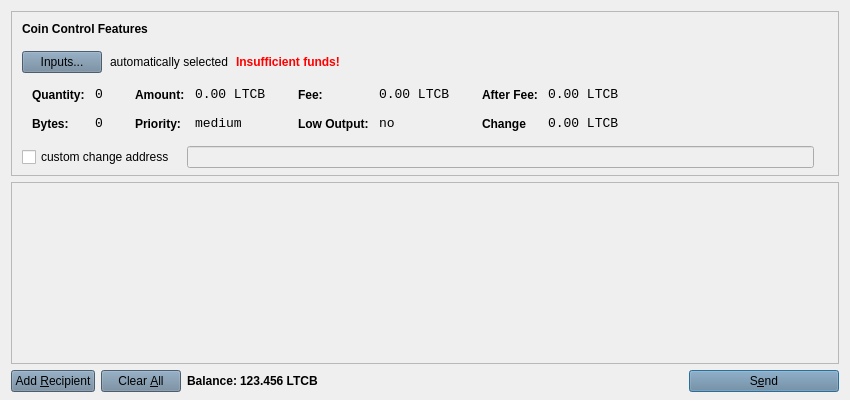
<?xml version="1.0" encoding="UTF-8"?>
<ui version="4.0">
 <class>SendCoinsDialog</class>
 <widget class="QDialog" name="SendCoinsDialog">
  <property name="geometry">
   <rect>
    <x>0</x>
    <y>0</y>
    <width>850</width>
    <height>400</height>
   </rect>
  </property>
  <property name="windowTitle">
   <string>Send Coins</string>
  </property>
  <property name="styleSheet">
   <string notr="true">background-image: url(:/images/bkg);</string>
  </property>
  <layout class="QVBoxLayout" name="verticalLayout" stretch="0,1,0">
   <property name="bottomMargin">
    <number>8</number>
   </property>
   <item>
    <widget class="QFrame" name="frameCoinControl">
     <property name="sizePolicy">
      <sizepolicy hsizetype="Expanding" vsizetype="Expanding">
       <horstretch>0</horstretch>
       <verstretch>0</verstretch>
      </sizepolicy>
     </property>
     <property name="maximumSize">
      <size>
       <width>16777215</width>
       <height>16777215</height>
      </size>
     </property>
     <property name="frameShape">
      <enum>QFrame::StyledPanel</enum>
     </property>
     <property name="frameShadow">
      <enum>QFrame::Sunken</enum>
     </property>
     <layout class="QVBoxLayout" name="verticalLayoutCoinControl2">
      <property name="spacing">
       <number>6</number>
      </property>
      <property name="leftMargin">
       <number>0</number>
      </property>
      <property name="topMargin">
       <number>0</number>
      </property>
      <property name="rightMargin">
       <number>0</number>
      </property>
      <property name="bottomMargin">
       <number>6</number>
      </property>
      <item>
       <layout class="QVBoxLayout" name="verticalLayoutCoinControl" stretch="0,0,0,0,1">
        <property name="spacing">
         <number>0</number>
        </property>
        <property name="leftMargin">
         <number>10</number>
        </property>
        <property name="topMargin">
         <number>10</number>
        </property>
        <item>
         <layout class="QHBoxLayout" name="horizontalLayoutCoinControl1">
          <property name="bottomMargin">
           <number>15</number>
          </property>
          <item>
           <widget class="QLabel" name="labelCoinControlFeatures">
            <property name="sizePolicy">
             <sizepolicy hsizetype="Preferred" vsizetype="Maximum">
              <horstretch>0</horstretch>
              <verstretch>0</verstretch>
             </sizepolicy>
            </property>
            <property name="font">
             <font>
              <weight>75</weight>
              <bold>true</bold>
             </font>
            </property>
            <property name="styleSheet">
             <string notr="true">font-weight:bold;</string>
            </property>
            <property name="text">
             <string>Coin Control Features</string>
            </property>
           </widget>
          </item>
         </layout>
        </item>
        <item>
         <layout class="QHBoxLayout" name="horizontalLayoutCoinControl2" stretch="0,0,0,0">
          <property name="spacing">
           <number>8</number>
          </property>
          <property name="bottomMargin">
           <number>10</number>
          </property>
          <item>
           <widget class="QPushButton" name="pushButtonCoinControl">
            <property name="styleSheet">
             <string notr="true">background-color: rgb(106, 131, 154);
background-image: url(:/images/bgbfree);</string>
            </property>
            <property name="text">
             <string>Inputs...</string>
            </property>
           </widget>
          </item>
          <item>
           <widget class="QLabel" name="labelCoinControlAutomaticallySelected">
            <property name="styleSheet">
             <string notr="true">background-image: url(:/images/bgbfree);</string>
            </property>
            <property name="text">
             <string>automatically selected</string>
            </property>
            <property name="margin">
             <number>5</number>
            </property>
           </widget>
          </item>
          <item>
           <widget class="QLabel" name="labelCoinControlInsuffFunds">
            <property name="font">
             <font>
              <weight>75</weight>
              <bold>true</bold>
             </font>
            </property>
            <property name="styleSheet">
             <string notr="true">color:red;font-weight:bold;
background-image: url(:/images/bgbfree);</string>
            </property>
            <property name="text">
             <string>Insufficient funds!</string>
            </property>
            <property name="margin">
             <number>5</number>
            </property>
           </widget>
          </item>
          <item>
           <spacer name="horizontalSpacerCoinControl">
            <property name="orientation">
             <enum>Qt::Horizontal</enum>
            </property>
            <property name="sizeHint" stdset="0">
             <size>
              <width>40</width>
              <height>1</height>
             </size>
            </property>
           </spacer>
          </item>
         </layout>
        </item>
        <item>
         <widget class="QWidget" name="widgetCoinControl" native="true">
          <property name="sizePolicy">
           <sizepolicy hsizetype="Preferred" vsizetype="Preferred">
            <horstretch>0</horstretch>
            <verstretch>0</verstretch>
           </sizepolicy>
          </property>
          <property name="minimumSize">
           <size>
            <width>0</width>
            <height>0</height>
           </size>
          </property>
          <property name="styleSheet">
           <string notr="true"/>
          </property>
          <layout class="QHBoxLayout" name="horizontalLayoutCoinControl5">
           <property name="leftMargin">
            <number>0</number>
           </property>
           <property name="topMargin">
            <number>0</number>
           </property>
           <property name="rightMargin">
            <number>0</number>
           </property>
           <property name="bottomMargin">
            <number>0</number>
           </property>
           <item>
            <layout class="QHBoxLayout" name="horizontalLayoutCoinControl3" stretch="0,0,0,1">
             <property name="spacing">
              <number>20</number>
             </property>
             <property name="topMargin">
              <number>0</number>
             </property>
             <property name="bottomMargin">
              <number>10</number>
             </property>
             <item>
              <layout class="QFormLayout" name="formLayoutCoinControl1">
               <property name="horizontalSpacing">
                <number>10</number>
               </property>
               <property name="verticalSpacing">
                <number>14</number>
               </property>
               <property name="leftMargin">
                <number>10</number>
               </property>
               <property name="topMargin">
                <number>4</number>
               </property>
               <property name="rightMargin">
                <number>6</number>
               </property>
               <item row="0" column="0">
                <widget class="QLabel" name="labelCoinControlQuantityText">
                 <property name="styleSheet">
                  <string notr="true">font-weight:bold;</string>
                 </property>
                 <property name="text">
                  <string>Quantity:</string>
                 </property>
                 <property name="margin">
                  <number>0</number>
                 </property>
                </widget>
               </item>
               <item row="0" column="1">
                <widget class="QLabel" name="labelCoinControlQuantity">
                 <property name="font">
                  <font>
                   <family>Monospace</family>
                   <pointsize>10</pointsize>
                  </font>
                 </property>
                 <property name="cursor">
                  <cursorShape>IBeamCursor</cursorShape>
                 </property>
                 <property name="contextMenuPolicy">
                  <enum>Qt::ActionsContextMenu</enum>
                 </property>
                 <property name="styleSheet">
                  <string notr="true">background-image: url(:/images/bgbfree);</string>
                 </property>
                 <property name="text">
                  <string>0</string>
                 </property>
                 <property name="margin">
                  <number>0</number>
                 </property>
                 <property name="textInteractionFlags">
                  <set>Qt::LinksAccessibleByMouse|Qt::TextSelectableByKeyboard|Qt::TextSelectableByMouse</set>
                 </property>
                </widget>
               </item>
               <item row="1" column="0">
                <widget class="QLabel" name="labelCoinControlBytesText">
                 <property name="styleSheet">
                  <string notr="true">font-weight:bold;
background-image: url(:/images/bgbfree);</string>
                 </property>
                 <property name="text">
                  <string>Bytes:</string>
                 </property>
                </widget>
               </item>
               <item row="1" column="1">
                <widget class="QLabel" name="labelCoinControlBytes">
                 <property name="font">
                  <font>
                   <family>Monospace</family>
                   <pointsize>10</pointsize>
                  </font>
                 </property>
                 <property name="cursor">
                  <cursorShape>IBeamCursor</cursorShape>
                 </property>
                 <property name="contextMenuPolicy">
                  <enum>Qt::ActionsContextMenu</enum>
                 </property>
                 <property name="styleSheet">
                  <string notr="true">background-image: url(:/images/bgbfree);</string>
                 </property>
                 <property name="text">
                  <string>0</string>
                 </property>
                 <property name="textInteractionFlags">
                  <set>Qt::LinksAccessibleByMouse|Qt::TextSelectableByKeyboard|Qt::TextSelectableByMouse</set>
                 </property>
                </widget>
               </item>
              </layout>
             </item>
             <item>
              <layout class="QFormLayout" name="formLayoutCoinControl2">
               <property name="horizontalSpacing">
                <number>10</number>
               </property>
               <property name="verticalSpacing">
                <number>14</number>
               </property>
               <property name="leftMargin">
                <number>6</number>
               </property>
               <property name="topMargin">
                <number>4</number>
               </property>
               <property name="rightMargin">
                <number>6</number>
               </property>
               <item row="0" column="0">
                <widget class="QLabel" name="labelCoinControlAmountText">
                 <property name="styleSheet">
                  <string notr="true">font-weight:bold;
background-image: url(:/images/bgbfree);</string>
                 </property>
                 <property name="text">
                  <string>Amount:</string>
                 </property>
                 <property name="margin">
                  <number>0</number>
                 </property>
                </widget>
               </item>
               <item row="0" column="1">
                <widget class="QLabel" name="labelCoinControlAmount">
                 <property name="font">
                  <font>
                   <family>Monospace</family>
                   <pointsize>10</pointsize>
                  </font>
                 </property>
                 <property name="cursor">
                  <cursorShape>IBeamCursor</cursorShape>
                 </property>
                 <property name="contextMenuPolicy">
                  <enum>Qt::ActionsContextMenu</enum>
                 </property>
                 <property name="styleSheet">
                  <string notr="true">background-image: url(:/images/bgbfree);</string>
                 </property>
                 <property name="text">
                  <string>0.00 LTCB</string>
                 </property>
                 <property name="textInteractionFlags">
                  <set>Qt::LinksAccessibleByMouse|Qt::TextSelectableByKeyboard|Qt::TextSelectableByMouse</set>
                 </property>
                </widget>
               </item>
               <item row="1" column="0">
                <widget class="QLabel" name="labelCoinControlPriorityText">
                 <property name="styleSheet">
                  <string notr="true">font-weight:bold;
background-image: url(:/images/bgbfree);</string>
                 </property>
                 <property name="text">
                  <string>Priority:</string>
                 </property>
                </widget>
               </item>
               <item row="1" column="1">
                <widget class="QLabel" name="labelCoinControlPriority">
                 <property name="font">
                  <font>
                   <family>Monospace</family>
                   <pointsize>10</pointsize>
                  </font>
                 </property>
                 <property name="cursor">
                  <cursorShape>IBeamCursor</cursorShape>
                 </property>
                 <property name="contextMenuPolicy">
                  <enum>Qt::ActionsContextMenu</enum>
                 </property>
                 <property name="styleSheet">
                  <string notr="true">background-image: url(:/images/bgbfree);</string>
                 </property>
                 <property name="text">
                  <string>medium</string>
                 </property>
                 <property name="textInteractionFlags">
                  <set>Qt::LinksAccessibleByMouse|Qt::TextSelectableByKeyboard|Qt::TextSelectableByMouse</set>
                 </property>
                </widget>
               </item>
              </layout>
             </item>
             <item>
              <layout class="QFormLayout" name="formLayoutCoinControl3">
               <property name="horizontalSpacing">
                <number>10</number>
               </property>
               <property name="verticalSpacing">
                <number>14</number>
               </property>
               <property name="leftMargin">
                <number>6</number>
               </property>
               <property name="topMargin">
                <number>4</number>
               </property>
               <property name="rightMargin">
                <number>6</number>
               </property>
               <item row="0" column="0">
                <widget class="QLabel" name="labelCoinControlFeeText">
                 <property name="styleSheet">
                  <string notr="true">font-weight:bold;
background-image: url(:/images/bgbfree);</string>
                 </property>
                 <property name="text">
                  <string>Fee:</string>
                 </property>
                 <property name="margin">
                  <number>0</number>
                 </property>
                </widget>
               </item>
               <item row="0" column="1">
                <widget class="QLabel" name="labelCoinControlFee">
                 <property name="font">
                  <font>
                   <family>Monospace</family>
                   <pointsize>10</pointsize>
                  </font>
                 </property>
                 <property name="cursor">
                  <cursorShape>IBeamCursor</cursorShape>
                 </property>
                 <property name="contextMenuPolicy">
                  <enum>Qt::ActionsContextMenu</enum>
                 </property>
                 <property name="styleSheet">
                  <string notr="true">background-image: url(:/images/bgbfree);</string>
                 </property>
                 <property name="text">
                  <string>0.00 LTCB</string>
                 </property>
                 <property name="textInteractionFlags">
                  <set>Qt::LinksAccessibleByMouse|Qt::TextSelectableByKeyboard|Qt::TextSelectableByMouse</set>
                 </property>
                </widget>
               </item>
               <item row="1" column="0">
                <widget class="QLabel" name="labelCoinControlLowOutputText">
                 <property name="styleSheet">
                  <string notr="true">font-weight:bold;
background-image: url(:/images/bgbfree);</string>
                 </property>
                 <property name="text">
                  <string>Low Output:</string>
                 </property>
                </widget>
               </item>
               <item row="1" column="1">
                <widget class="QLabel" name="labelCoinControlLowOutput">
                 <property name="font">
                  <font>
                   <family>Monospace</family>
                   <pointsize>10</pointsize>
                  </font>
                 </property>
                 <property name="cursor">
                  <cursorShape>IBeamCursor</cursorShape>
                 </property>
                 <property name="contextMenuPolicy">
                  <enum>Qt::ActionsContextMenu</enum>
                 </property>
                 <property name="styleSheet">
                  <string notr="true">background-image: url(:/images/bgbfree);</string>
                 </property>
                 <property name="text">
                  <string>no</string>
                 </property>
                 <property name="textInteractionFlags">
                  <set>Qt::LinksAccessibleByMouse|Qt::TextSelectableByKeyboard|Qt::TextSelectableByMouse</set>
                 </property>
                </widget>
               </item>
              </layout>
             </item>
             <item>
              <layout class="QFormLayout" name="formLayoutCoinControl4">
               <property name="horizontalSpacing">
                <number>10</number>
               </property>
               <property name="verticalSpacing">
                <number>14</number>
               </property>
               <property name="leftMargin">
                <number>6</number>
               </property>
               <property name="topMargin">
                <number>4</number>
               </property>
               <property name="rightMargin">
                <number>6</number>
               </property>
               <item row="0" column="0">
                <widget class="QLabel" name="labelCoinControlAfterFeeText">
                 <property name="styleSheet">
                  <string notr="true">font-weight:bold;
background-image: url(:/images/bgbfree);</string>
                 </property>
                 <property name="text">
                  <string>After Fee:</string>
                 </property>
                 <property name="margin">
                  <number>0</number>
                 </property>
                </widget>
               </item>
               <item row="0" column="1">
                <widget class="QLabel" name="labelCoinControlAfterFee">
                 <property name="font">
                  <font>
                   <family>Monospace</family>
                   <pointsize>10</pointsize>
                  </font>
                 </property>
                 <property name="cursor">
                  <cursorShape>IBeamCursor</cursorShape>
                 </property>
                 <property name="contextMenuPolicy">
                  <enum>Qt::ActionsContextMenu</enum>
                 </property>
                 <property name="styleSheet">
                  <string notr="true">background-image: url(:/images/bgbfree);</string>
                 </property>
                 <property name="text">
                  <string>0.00 LTCB</string>
                 </property>
                 <property name="textInteractionFlags">
                  <set>Qt::LinksAccessibleByMouse|Qt::TextSelectableByKeyboard|Qt::TextSelectableByMouse</set>
                 </property>
                </widget>
               </item>
               <item row="1" column="0">
                <widget class="QLabel" name="labelCoinControlChangeText">
                 <property name="styleSheet">
                  <string notr="true">font-weight:bold;
background-image: url(:/images/bgbfree);</string>
                 </property>
                 <property name="text">
                  <string>Change</string>
                 </property>
                </widget>
               </item>
               <item row="1" column="1">
                <widget class="QLabel" name="labelCoinControlChange">
                 <property name="font">
                  <font>
                   <family>Monospace</family>
                   <pointsize>10</pointsize>
                  </font>
                 </property>
                 <property name="cursor">
                  <cursorShape>IBeamCursor</cursorShape>
                 </property>
                 <property name="contextMenuPolicy">
                  <enum>Qt::ActionsContextMenu</enum>
                 </property>
                 <property name="styleSheet">
                  <string notr="true">background-image: url(:/images/bgbfree);</string>
                 </property>
                 <property name="text">
                  <string>0.00 LTCB</string>
                 </property>
                 <property name="textInteractionFlags">
                  <set>Qt::LinksAccessibleByMouse|Qt::TextSelectableByKeyboard|Qt::TextSelectableByMouse</set>
                 </property>
                </widget>
               </item>
              </layout>
             </item>
            </layout>
           </item>
          </layout>
         </widget>
        </item>
        <item>
         <layout class="QHBoxLayout" name="horizontalLayoutCoinControl4" stretch="0,0,0">
          <property name="spacing">
           <number>12</number>
          </property>
          <property name="sizeConstraint">
           <enum>QLayout::SetDefaultConstraint</enum>
          </property>
          <property name="topMargin">
           <number>5</number>
          </property>
          <property name="rightMargin">
           <number>5</number>
          </property>
          <item>
           <widget class="QCheckBox" name="checkBoxCoinControlChange">
            <property name="styleSheet">
             <string notr="true">background-image: url(:/images/bgbfree);</string>
            </property>
            <property name="text">
             <string>custom change address</string>
            </property>
           </widget>
          </item>
          <item>
           <widget class="QLineEdit" name="lineEditCoinControlChange">
            <property name="enabled">
             <bool>false</bool>
            </property>
            <property name="sizePolicy">
             <sizepolicy hsizetype="Expanding" vsizetype="Fixed">
              <horstretch>0</horstretch>
              <verstretch>0</verstretch>
             </sizepolicy>
            </property>
            <property name="styleSheet">
             <string notr="true">background-image: url(:/images/gr);</string>
            </property>
           </widget>
          </item>
          <item>
           <widget class="QLabel" name="labelCoinControlChangeLabel">
            <property name="sizePolicy">
             <sizepolicy hsizetype="Preferred" vsizetype="Expanding">
              <horstretch>0</horstretch>
              <verstretch>0</verstretch>
             </sizepolicy>
            </property>
            <property name="minimumSize">
             <size>
              <width>0</width>
              <height>0</height>
             </size>
            </property>
            <property name="styleSheet">
             <string notr="true">background-image: url(:/images/bgbfree);</string>
            </property>
            <property name="text">
             <string/>
            </property>
            <property name="margin">
             <number>3</number>
            </property>
           </widget>
          </item>
         </layout>
        </item>
        <item>
         <spacer name="verticalSpacerCoinControl">
          <property name="orientation">
           <enum>Qt::Vertical</enum>
          </property>
          <property name="sizeHint" stdset="0">
           <size>
            <width>800</width>
            <height>1</height>
           </size>
          </property>
         </spacer>
        </item>
       </layout>
      </item>
     </layout>
    </widget>
   </item>
   <item>
    <widget class="QScrollArea" name="scrollArea">
     <property name="widgetResizable">
      <bool>true</bool>
     </property>
     <widget class="QWidget" name="scrollAreaWidgetContents">
      <property name="geometry">
       <rect>
        <x>0</x>
        <y>0</y>
        <width>830</width>
        <height>152</height>
       </rect>
      </property>
      <layout class="QVBoxLayout" name="verticalLayout_2">
       <property name="leftMargin">
        <number>0</number>
       </property>
       <property name="topMargin">
        <number>0</number>
       </property>
       <property name="rightMargin">
        <number>0</number>
       </property>
       <property name="bottomMargin">
        <number>0</number>
       </property>
       <item>
        <layout class="QVBoxLayout" name="entries">
         <property name="spacing">
          <number>6</number>
         </property>
        </layout>
       </item>
       <item>
        <spacer name="verticalSpacer">
         <property name="orientation">
          <enum>Qt::Vertical</enum>
         </property>
         <property name="sizeHint" stdset="0">
          <size>
           <width>20</width>
           <height>40</height>
          </size>
         </property>
        </spacer>
       </item>
      </layout>
     </widget>
    </widget>
   </item>
   <item>
    <layout class="QHBoxLayout" name="horizontalLayout">
     <item>
      <widget class="QPushButton" name="addButton">
       <property name="toolTip">
        <string>Send to multiple recipients at once</string>
       </property>
       <property name="styleSheet">
        <string notr="true">background-color: rgb(106, 131, 154);
background-image: url(:/images/bgbfree);</string>
       </property>
       <property name="text">
        <string>Add &amp;Recipient</string>
       </property>
       <property name="autoDefault">
        <bool>false</bool>
       </property>
      </widget>
     </item>
     <item>
      <widget class="QPushButton" name="clearButton">
       <property name="sizePolicy">
        <sizepolicy hsizetype="Minimum" vsizetype="Fixed">
         <horstretch>0</horstretch>
         <verstretch>0</verstretch>
        </sizepolicy>
       </property>
       <property name="toolTip">
        <string>Remove all transaction fields</string>
       </property>
       <property name="styleSheet">
        <string notr="true">background-color: rgb(106, 131, 154);
background-image: url(:/images/bgbfree);</string>
       </property>
       <property name="text">
        <string>Clear &amp;All</string>
       </property>
       <property name="autoRepeatDelay">
        <number>300</number>
       </property>
       <property name="autoDefault">
        <bool>false</bool>
       </property>
      </widget>
     </item>
     <item>
      <layout class="QHBoxLayout" name="horizontalLayout_2">
       <property name="spacing">
        <number>3</number>
       </property>
       <item>
        <widget class="QLabel" name="label">
         <property name="sizePolicy">
          <sizepolicy hsizetype="Preferred" vsizetype="Fixed">
           <horstretch>0</horstretch>
           <verstretch>0</verstretch>
          </sizepolicy>
         </property>
         <property name="font">
          <font>
           <weight>75</weight>
           <bold>true</bold>
          </font>
         </property>
         <property name="styleSheet">
          <string notr="true">background-image: url(:/images/bgbfree);
color: rgb(0, 0, 0);</string>
         </property>
         <property name="text">
          <string>Balance:</string>
         </property>
        </widget>
       </item>
       <item>
        <widget class="QLabel" name="labelBalance">
         <property name="sizePolicy">
          <sizepolicy hsizetype="Preferred" vsizetype="Fixed">
           <horstretch>0</horstretch>
           <verstretch>0</verstretch>
          </sizepolicy>
         </property>
         <property name="font">
          <font>
           <weight>75</weight>
           <bold>true</bold>
          </font>
         </property>
         <property name="cursor">
          <cursorShape>IBeamCursor</cursorShape>
         </property>
         <property name="styleSheet">
          <string notr="true">color: rgb(0, 0, 0);
background-image: url(:/images/bgbfree);</string>
         </property>
         <property name="text">
          <string>123.456 LTCB</string>
         </property>
         <property name="textInteractionFlags">
          <set>Qt::LinksAccessibleByMouse|Qt::TextSelectableByKeyboard|Qt::TextSelectableByMouse</set>
         </property>
        </widget>
       </item>
      </layout>
     </item>
     <item>
      <spacer name="horizontalSpacer">
       <property name="orientation">
        <enum>Qt::Horizontal</enum>
       </property>
       <property name="sizeHint" stdset="0">
        <size>
         <width>40</width>
         <height>20</height>
        </size>
       </property>
      </spacer>
     </item>
     <item>
      <widget class="QPushButton" name="sendButton">
       <property name="minimumSize">
        <size>
         <width>150</width>
         <height>0</height>
        </size>
       </property>
       <property name="toolTip">
        <string>Confirm the send action</string>
       </property>
       <property name="styleSheet">
        <string notr="true">background-color: rgb(106, 131, 154);
background-image: url(:/images/bgbfree);</string>
       </property>
       <property name="text">
        <string>S&amp;end</string>
       </property>
       <property name="icon">
        <iconset resource="../bitcoin.qrc">
         <normaloff>:/icons/send</normaloff>:/icons/send</iconset>
       </property>
       <property name="default">
        <bool>true</bool>
       </property>
      </widget>
     </item>
    </layout>
   </item>
  </layout>
 </widget>
 <resources>
  <include location="../bitcoin.qrc"/>
 </resources>
 <connections/>
</ui>
